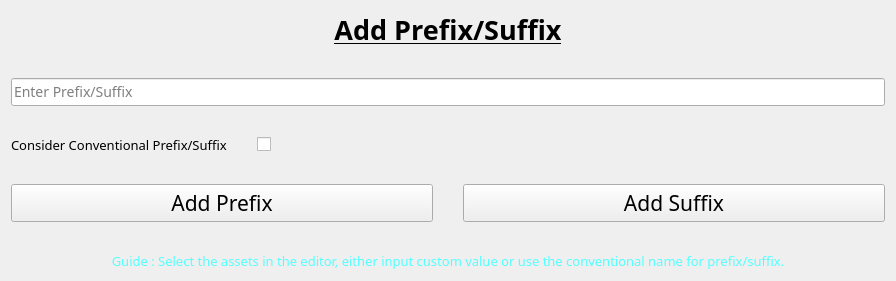
           <widget class="QWidget" name="page_2">
            <property name="geometry">
             <rect>
              <x>0</x>
              <y>0</y>
              <width>896</width>
              <height>269</height>
             </rect>
            </property>
            <property name="sizePolicy">
             <sizepolicy hsizetype="Preferred" vsizetype="Fixed">
              <horstretch>0</horstretch>
              <verstretch>0</verstretch>
             </sizepolicy>
            </property>
            <attribute name="label">
             <string>Add Prefix/Suffix</string>
            </attribute>
            <layout class="QVBoxLayout" name="verticalLayout_5">
             <item>
              <layout class="QVBoxLayout" name="verticalLayout_3">
               <property name="spacing">
                <number>30</number>
               </property>
               <property name="bottomMargin">
                <number>0</number>
               </property>
               <item>
                <layout class="QVBoxLayout" name="verticalLayout_14">
                 <item>
                  <widget class="QLabel" name="label_7">
                   <property name="enabled">
                    <bool>true</bool>
                   </property>
                   <property name="sizePolicy">
                    <sizepolicy hsizetype="Preferred" vsizetype="Preferred">
                     <horstretch>0</horstretch>
                     <verstretch>0</verstretch>
                    </sizepolicy>
                   </property>
                   <property name="font">
                    <font>
                     <family>Century Gothic</family>
                     <pointsize>20</pointsize>
                     <bold>true</bold>
                     <underline>true</underline>
                    </font>
                   </property>
                   <property name="autoFillBackground">
                    <bool>false</bool>
                   </property>
                   <property name="text">
                    <string>Add Prefix/Suffix</string>
                   </property>
                   <property name="alignment">
                    <set>Qt::AlignCenter</set>
                   </property>
                   <property name="wordWrap">
                    <bool>false</bool>
                   </property>
                  </widget>
                 </item>
                </layout>
               </item>
               <item>
                <layout class="QHBoxLayout" name="find_layout_2">
                 <item>
                  <widget class="QLineEdit" name="line_customvalue">
                   <property name="sizePolicy">
                    <sizepolicy hsizetype="Minimum" vsizetype="Fixed">
                     <horstretch>0</horstretch>
                     <verstretch>0</verstretch>
                    </sizepolicy>
                   </property>
                   <property name="minimumSize">
                    <size>
                     <width>0</width>
                     <height>0</height>
                    </size>
                   </property>
                   <property name="baseSize">
                    <size>
                     <width>0</width>
                     <height>0</height>
                    </size>
                   </property>
                   <property name="styleSheet">
                    <string notr="true">QLineEdit {
    font-family: Century Gothic;
    font-size: 14px; 
}

QLineEdit::placeholder {
    font-style: italic; 
    font-size: 10px;
}
</string>
                   </property>
                   <property name="alignment">
                    <set>Qt::AlignLeading|Qt::AlignLeft|Qt::AlignVCenter</set>
                   </property>
                   <property name="placeholderText">
                    <string>Enter Prefix/Suffix</string>
                   </property>
                  </widget>
                 </item>
                </layout>
               </item>
               <item>
                <layout class="QHBoxLayout" name="horizontalLayout_6">
                 <item>
                  <widget class="QLabel" name="label_13">
                   <property name="enabled">
                    <bool>true</bool>
                   </property>
                   <property name="sizePolicy">
                    <sizepolicy hsizetype="Fixed" vsizetype="Preferred">
                     <horstretch>0</horstretch>
                     <verstretch>0</verstretch>
                    </sizepolicy>
                   </property>
                   <property name="font">
                    <font>
                     <family>Century Gothic</family>
                     <pointsize>10</pointsize>
                     <bold>false</bold>
                    </font>
                   </property>
                   <property name="autoFillBackground">
                    <bool>false</bool>
                   </property>
                   <property name="text">
                    <string>Consider Conventional Prefix/Suffix</string>
                   </property>
                   <property name="alignment">
                    <set>Qt::AlignLeading|Qt::AlignLeft|Qt::AlignVCenter</set>
                   </property>
                   <property name="wordWrap">
                    <bool>false</bool>
                   </property>
                  </widget>
                 </item>
                 <item>
                  <widget class="QCheckBox" name="cb_conventional">
                   <property name="text">
                    <string/>
                   </property>
                  </widget>
                 </item>
                </layout>
               </item>
               <item>
                <layout class="QHBoxLayout" name="horizontalLayout_7">
                 <item>
                  <widget class="QPushButton" name="btn_autoprefix">
                   <property name="font">
                    <font>
                     <family>Century Gothic</family>
                     <pointsize>16</pointsize>
                    </font>
                   </property>
                   <property name="text">
                    <string>Add Prefix</string>
                   </property>
                  </widget>
                 </item>
                 <item>
                  <widget class="QPushButton" name="btn_autosuffix">
                   <property name="font">
                    <font>
                     <family>Century Gothic</family>
                     <pointsize>16</pointsize>
                    </font>
                   </property>
                   <property name="styleSheet">
                    <string notr="true"/>
                   </property>
                   <property name="text">
                    <string>Add Suffix</string>
                   </property>
                  </widget>
                 </item>
                </layout>
               </item>
               <item>
                <widget class="QLabel" name="label_16">
                 <property name="font">
                  <font>
                   <family>Century Gothic</family>
                   <pointsize>10</pointsize>
                  </font>
                 </property>
                 <property name="styleSheet">
                  <string notr="true">color: rgb(85, 255, 255);
</string>
                 </property>
                 <property name="text">
                  <string>Guide : Select the assets in the editor, either input custom value or use the conventional name for prefix/suffix.</string>
                 </property>
                 <property name="alignment">
                  <set>Qt::AlignCenter</set>
                 </property>
                </widget>
               </item>
              </layout>
             </item>
            </layout>
           </widget>
